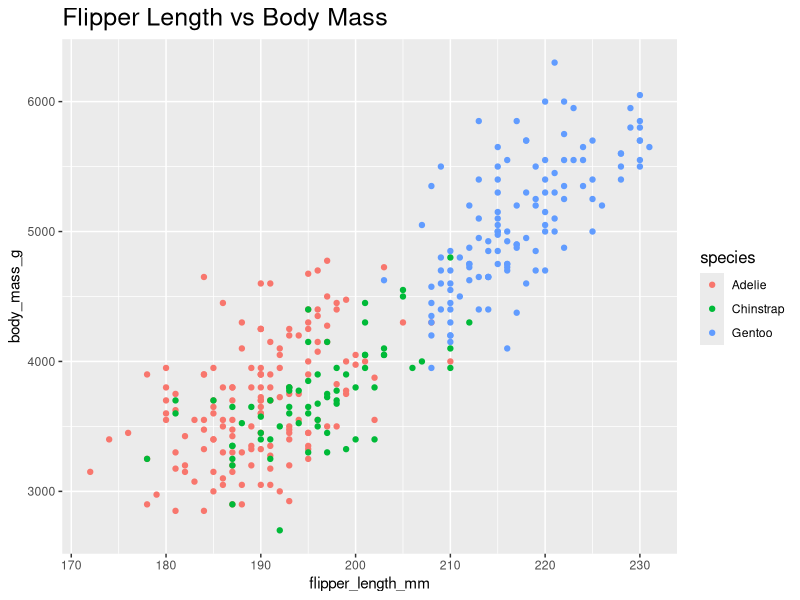
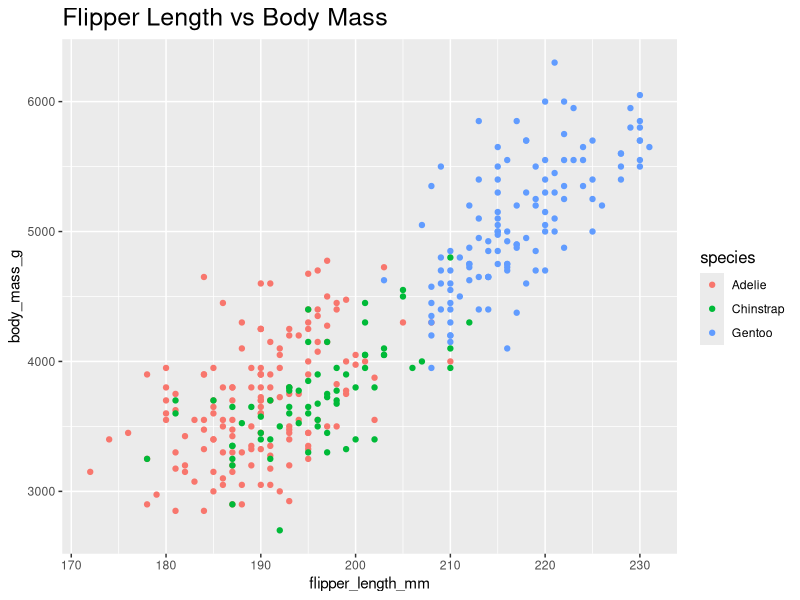

Write R code to recreate these figures, in order.

            library(ggplot2)
            library(palmerpenguins)
            built_answer <- tryCatch(
                {
                    set.seed(42)
                    ggplot(penguins, aes(x = flipper_length_mm, y = body_mass_g, colour = species)) + geom_point() + labs(title = "Flipper Length vs Body Mass") + theme(plot.title = element_text(size = 18), legend.title = element_text(size = 12))
                    suppressWarnings(
                        if (!file.exists("/sandbox/figures/flipper-length_body-mass_scatter_font_size_title_legend_answer.png")) {
                            ggsave(
                                width = 3,
                                height = 3,
                                "/sandbox/figures/flipper-length_body-mass_scatter_font_size_title_legend_answer.png"
                            )
                        }
                    )
                    suppressWarnings(
                        ggplot_build(last_plot())
                    )
                },
                error = function(e) {
                    'ERROR'
                }
            )
            built_submission <- tryCatch(
                {
                    set.seed(42)
                    ggplot(penguins, aes(x = flipper_length_mm, y = body_mass_g, color = species)) +

  geom_point() +

  labs(title = "Flipper Length vs Body Mass") +

  theme(plot.title = element_text(size = 18), legend.title = element_text(size = 12))
                    suppressWarnings(
                        ggsave(
                            width = 3,
                            height = 3,
                            "figures/flipper-length_body-mass_scatter_font_size_title_legend_submission_phi4mini.png"
                        )
                    )
                    suppressWarnings(
                        ggplot_build(last_plot())
                    )
                },
                error = function(e) {
                    'ERROR'
                }
            )
            cat(isTRUE(all.equal(built_answer, built_submission)))
        
